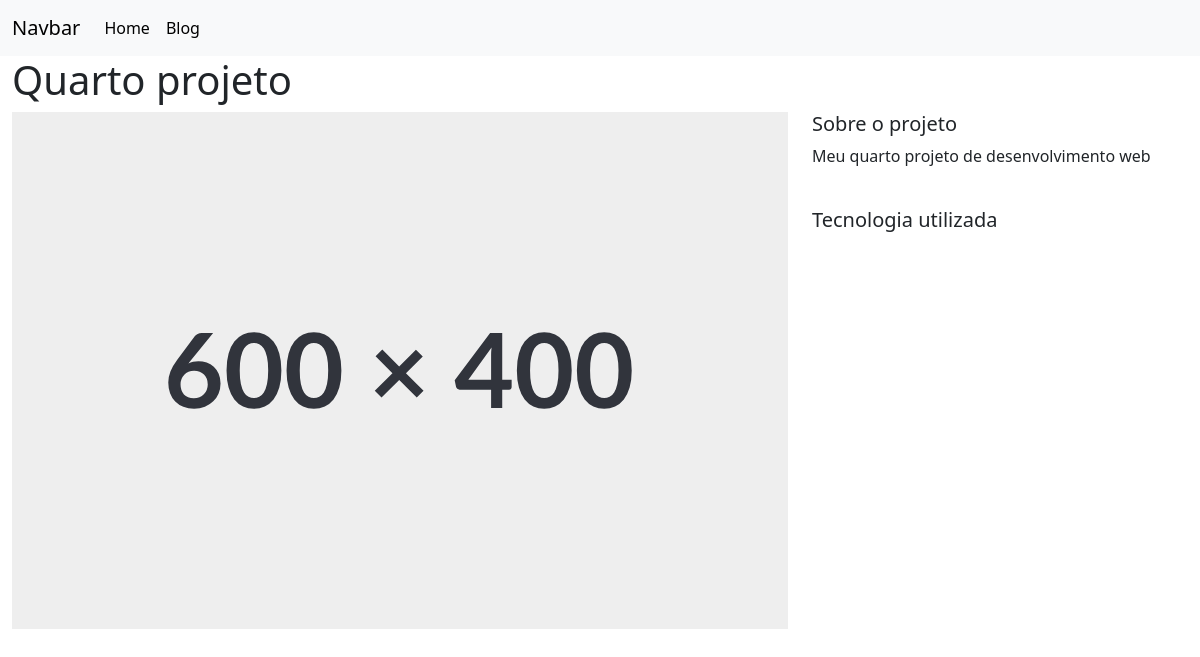
Screenshot of /projetos/7/ with the database file from the repository.
### projetos/models.py (models this page shows, shortened)
class Projeto(models.Model):
    titulo = models.CharField(max_length=100)
    descricao = models.TextField()
    tecnologias = models.CharField(max_length=20)
    imagem = models.FileField(upload_to='imagens_projetos', blank=True)
    publicado = models.BooleanField(default=False)

### projetos/views.py (the view)
# urls.py: path('<int:pk>/', views.detalhe, name='detalhe'),
def detalhe(request, pk):
    projeto = Projeto.objects.get(pk=pk)
    context = {
        'projeto': projeto
    }
    return render(request, 'projetos/detalhe.html', context)

### projetos/templates/projetos/detalhe.html (shortened to what this page needs)
{% extends 'base.html' %}
{% block page_content %}
<h1>{{ projeto.titulo }}</h1>
<div class="row">
    <div class="col-md-8">
        {% if not projeto.imagem %}
        <img src="{{ projeto.imagem.url }}" alt=" imagem ampliada do projeto" width="100%">
        {% else %}
        <img class="card-img-top" src="{{ projeto.imagem.url }}" alt="Imagem do projeto" width="100%" />
        {% endif %}
    </div>
    <div class="col-md-4">
        <h5>Sobre o projeto</h5>
        <p>{{ projeto.descricao }}</p>
        <br>
        <h5>Tecnologia utilizada</h5>
    </div>
</div>
{% endblock %}

### rows the page displays
Projeto: titulo "Quarto projeto", imagem (picture), descricao "Meu quarto projeto de desenvolvimento web"
